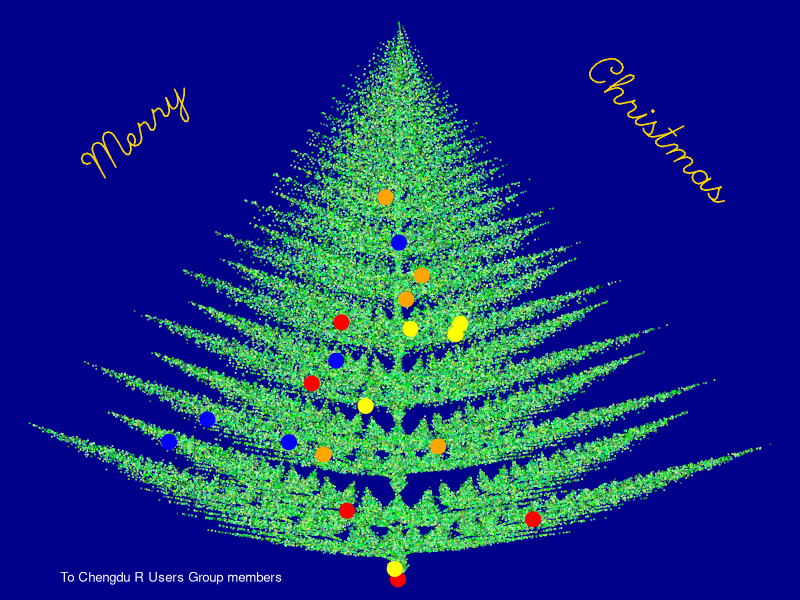

Source code (R):
# http://www.r-bloggers.com/merry-christmas-5/?utm_source=feedburner&utm_medium=feed&utm_campaign=Feed%3A+RBloggers+%28R+bloggers%29
# Each row is a 2x2 linear transformation 
# Christmas tree 
L <-  matrix(
    c(0.03,  0,     0  ,  0.1,
        0.85,  0.00,  0.00, 0.85,
        0.8,   0.00,  0.00, 0.8,
        0.2,  -0.08,  0.15, 0.22,
        -0.2,   0.08,  0.15, 0.22,
        0.25, -0.1,   0.12, 0.25,
        -0.2,   0.1,   0.12, 0.2),
    nrow=4)
# ... and each row is a translation vector
B <- matrix(
    c(0, 0,
        0, 1.5,
        0, 1.5,
        0, 0.85,
        0, 0.85,
        0, 0.3,
        0, 0.4),
    nrow=2)
 
prob = c(0.02, 0.6,.08, 0.07, 0.07, 0.07, 0.07)
 
# Iterate the discrete stochastic map 
N = 1e5 #5  #   number of iterations 
x = matrix(NA,nrow=2,ncol=N)
x[,1] = c(0,2)   # initial point
k <- sample(1:7,N,prob,replace=TRUE) # values 1-7 
 
for (i in 2:N) 
  x[,i] = crossprod(matrix(L[,k[i]],nrow=2),x[,i-1]) + B[,k[i]] # iterate 
 
# Plot the iteration history 
par(bg='darkblue',mar=rep(0,4))    
plot(x=x[1,],y=x[2,],
    col=grep('green',colors(),value=TRUE),
    axes=FALSE,
    cex=.1,
    xlab='',
    ylab='' )#,pch='.')
 
bals <- sample(N,20)
points(x=x[1,bals],y=x[2,bals]-.1,
    col=c('red','blue','yellow','orange'),
    cex=2,
    pch=19
)
text(x=-.7,y=8,
    labels='Merry',
    adj=c(.5,.5),
    srt=45,
    vfont=c('script','plain'),
    cex=3,
    col='gold'
)
text(x=0.7,y=8,
    labels='Christmas',
    adj=c(.5,.5),
    srt=-45,
    vfont=c('script','plain'),
    cex=3,
    col='gold'
)
text(x=-0.6,y=0,
     cex=0.8,
     labels="To Chengdu R Users Group members",
     col="white"
)
